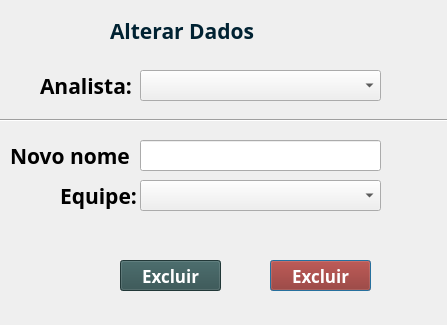
<?xml version="1.0" encoding="UTF-8"?>
<ui version="4.0">
 <class>Dialog</class>
 <widget class="QDialog" name="Dialog">
  <property name="geometry">
   <rect>
    <x>0</x>
    <y>0</y>
    <width>447</width>
    <height>325</height>
   </rect>
  </property>
  <property name="minimumSize">
   <size>
    <width>425</width>
    <height>188</height>
   </size>
  </property>
  <property name="maximumSize">
   <size>
    <width>1000000</width>
    <height>10000000</height>
   </size>
  </property>
  <property name="windowTitle">
   <string>Dialog</string>
  </property>
  <widget class="QLabel" name="lbl_nome_excluir">
   <property name="geometry">
    <rect>
     <x>40</x>
     <y>70</y>
     <width>100</width>
     <height>31</height>
    </rect>
   </property>
   <property name="font">
    <font>
     <family>Bahnschrift Light</family>
     <pointsize>16</pointsize>
     <weight>75</weight>
     <italic>false</italic>
     <bold>true</bold>
    </font>
   </property>
   <property name="text">
    <string>Analista:</string>
   </property>
  </widget>
  <widget class="QLabel" name="lbl_titulo">
   <property name="geometry">
    <rect>
     <x>110</x>
     <y>20</y>
     <width>211</width>
     <height>21</height>
    </rect>
   </property>
   <property name="font">
    <font>
     <family>Bahnschrift Light</family>
     <pointsize>16</pointsize>
     <weight>75</weight>
     <italic>false</italic>
     <bold>true</bold>
    </font>
   </property>
   <property name="styleSheet">
    <string notr="true">color: rgb(0, 34, 50);</string>
   </property>
   <property name="text">
    <string>Alterar Dados </string>
   </property>
  </widget>
  <widget class="QComboBox" name="box_nome_excluir">
   <property name="geometry">
    <rect>
     <x>140</x>
     <y>70</y>
     <width>241</width>
     <height>31</height>
    </rect>
   </property>
   <property name="font">
    <font>
     <family>Segoe UI Semibold</family>
     <pointsize>13</pointsize>
    </font>
   </property>
  </widget>
  <widget class="QPushButton" name="btn_excluir">
   <property name="geometry">
    <rect>
     <x>270</x>
     <y>260</y>
     <width>101</width>
     <height>31</height>
    </rect>
   </property>
   <property name="font">
    <font>
     <family>Segoe UI Semibold</family>
     <pointsize>13</pointsize>
     <weight>75</weight>
     <bold>true</bold>
    </font>
   </property>
   <property name="cursor">
    <cursorShape>PointingHandCursor</cursorShape>
   </property>
   <property name="styleSheet">
    <string notr="true">color: rgb(255, 255, 255);
background-color: rgb(147, 31, 20);</string>
   </property>
   <property name="text">
    <string>Excluir</string>
   </property>
  </widget>
  <widget class="QComboBox" name="box_equipe">
   <property name="geometry">
    <rect>
     <x>140</x>
     <y>180</y>
     <width>241</width>
     <height>31</height>
    </rect>
   </property>
   <property name="font">
    <font>
     <family>Segoe UI Semibold</family>
     <pointsize>13</pointsize>
    </font>
   </property>
  </widget>
  <widget class="QPushButton" name="btn_alterar">
   <property name="geometry">
    <rect>
     <x>120</x>
     <y>260</y>
     <width>101</width>
     <height>31</height>
    </rect>
   </property>
   <property name="font">
    <font>
     <family>Segoe UI Semibold</family>
     <pointsize>13</pointsize>
     <weight>75</weight>
     <bold>true</bold>
    </font>
   </property>
   <property name="cursor">
    <cursorShape>PointingHandCursor</cursorShape>
   </property>
   <property name="styleSheet">
    <string notr="true">color: rgb(255, 255, 255);
background-color: rgb(47, 79, 79);</string>
   </property>
   <property name="text">
    <string>Excluir</string>
   </property>
  </widget>
  <widget class="QLabel" name="lbl_equipe">
   <property name="geometry">
    <rect>
     <x>60</x>
     <y>180</y>
     <width>81</width>
     <height>31</height>
    </rect>
   </property>
   <property name="font">
    <font>
     <family>Bahnschrift Light</family>
     <pointsize>16</pointsize>
     <weight>75</weight>
     <italic>false</italic>
     <bold>true</bold>
    </font>
   </property>
   <property name="text">
    <string>Equipe:</string>
   </property>
  </widget>
  <widget class="QLineEdit" name="nome_analista">
   <property name="geometry">
    <rect>
     <x>140</x>
     <y>140</y>
     <width>241</width>
     <height>31</height>
    </rect>
   </property>
   <property name="font">
    <font>
     <family>Segoe UI Semibold</family>
     <pointsize>13</pointsize>
    </font>
   </property>
  </widget>
  <widget class="QLabel" name="lbl_nome">
   <property name="geometry">
    <rect>
     <x>10</x>
     <y>140</y>
     <width>121</width>
     <height>31</height>
    </rect>
   </property>
   <property name="font">
    <font>
     <family>Bahnschrift Light</family>
     <pointsize>16</pointsize>
     <weight>75</weight>
     <italic>false</italic>
     <bold>true</bold>
    </font>
   </property>
   <property name="text">
    <string>Novo nome:</string>
   </property>
  </widget>
  <widget class="Line" name="line">
   <property name="geometry">
    <rect>
     <x>-3</x>
     <y>110</y>
     <width>511</width>
     <height>20</height>
    </rect>
   </property>
   <property name="orientation">
    <enum>Qt::Horizontal</enum>
   </property>
  </widget>
 </widget>
 <resources/>
 <connections/>
</ui>
